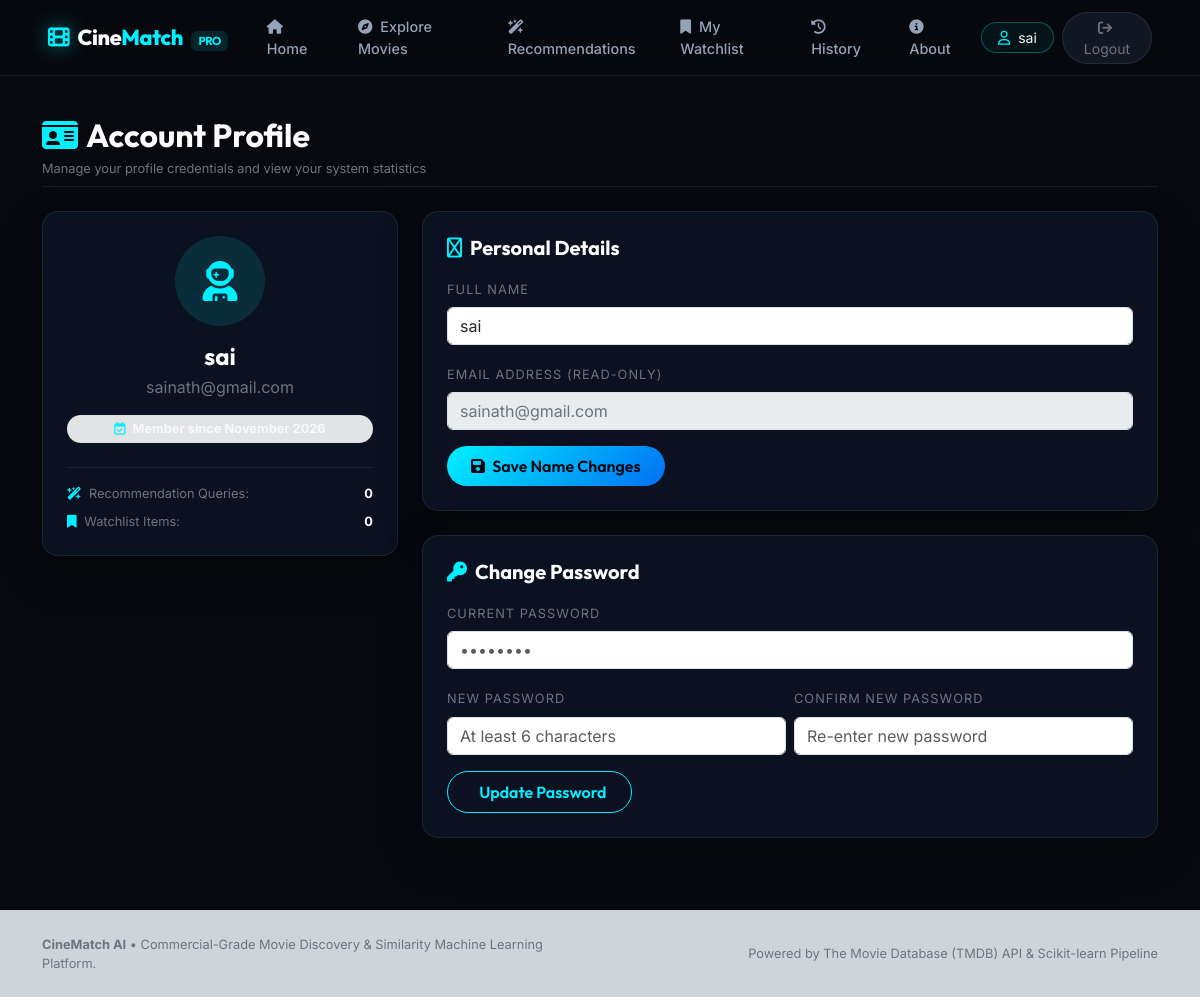
Screenshot of /profile (signed in) with the database file from the repository.
### database/models.py (models this page shows, shortened)
class User(Base):
    __tablename__ = 'users'
    id = Column(Integer, primary_key=True)
    full_name = Column(String(120), nullable=False)
    email = Column(String(150), unique=True, nullable=False, index=True)
    password_hash = Column(String(255), nullable=False)
    created_at = Column(DateTime, default=utc_now)
    watchlist_items = relationship('Watchlist', back_populates='user', cascade='all, delete-orphan')
    recommendation_histories = relationship('RecommendationHistory', back_populates='user', cascade='all, delete-orphan')

### routes/main.py (the view, shortened to what this page needs)
@main_bp.route('/profile', methods=['GET', 'POST'])
@login_required
def profile():
    user = get_current_user()
    rec_count = db_session.query(RecommendationHistory).filter_by(user_id=user.id).count()
    watchlist_count = db_session.query(Watchlist).filter_by(user_id=user.id).count()
    return render_template(
        'profile.html',
        user=user,
        rec_count=rec_count,
        watchlist_count=watchlist_count
    )

### routes/auth_helper.py (called while the page is built)
def get_current_user():
    user_id = session.get('user_id')
    if not user_id:
        return None
    return db_session.get(User, user_id)

### templates/profile.html (shortened to what this page needs)
{% extends "base.html" %}
{% block extra_css %}
<link rel="stylesheet" href="{{ url_for('static', filename='css/dashboard.css') }}">
{% endblock %}
{% block content %}
<div class="container py-4">
    <div class="d-flex align-items-center justify-content-between mb-4 pb-2 border-bottom-subtle">
        <div>
            <h2 class="font-outfit fw-bold text-white mb-1 d-flex align-items-center gap-2">
                <i class="fa-solid fa-id-card text-cyan"></i>
                <span>Account Profile</span>
            </h2>
            <p class="text-secondary fs-xs mb-0">Manage your profile credentials and view your system statistics</p>
        </div>
    </div>
    <div class="row g-4">
        <div class="col-lg-4">
            <div class="card bg-card-dark border-subtle rounded-4 p-4 text-center shadow-lg mb-4">
                <div class="mb-3">
                    <div class="rounded-circle bg-cyan-subtle border-cyan-subtle d-inline-flex align-items-center justify-content-center text-cyan fs-1" style="width: 90px; height: 90px;">
                        <i class="fa-solid fa-user-astronaut"></i>
                    </div>
                </div>
                <h4 class="font-outfit fw-bold text-white mb-1">{{ user.full_name }}</h4>
                <p class="text-secondary fs-sm mb-3">{{ user.email }}</p>
                <div class="badge bg-secondary-subtle text-light fs-xs px-3 py-2 rounded-pill mb-4">
                    <i class="fa-regular fa-calendar-check me-1 text-cyan"></i> Member since {{ user.created_at.strftime('%B %Y') if user.created_at else '2026' }}
                </div>
                <div class="border-top-subtle pt-3 text-start">
                    <div class="d-flex justify-content-between align-items-center mb-2 fs-xs">
                        <span class="text-secondary"><i class="fa-solid fa-wand-magic-sparkles me-1 text-cyan"></i> Recommendation Queries:</span>
                        <span class="fw-bold text-white">{{ rec_count }}</span>
                    </div>
                    <div class="d-flex justify-content-between align-items-center fs-xs">
                        <span class="text-secondary"><i class="fa-solid fa-bookmark me-1 text-cyan"></i> Watchlist Items:</span>
                        <span class="fw-bold text-white">{{ watchlist_count }}</span>
                    </div>
                </div>
            </div>
        </div>
        <div class="col-lg-8">
            <div class="card bg-card-dark border-subtle rounded-4 p-4 shadow-lg mb-4">
                <h5 class="font-outfit fw-bold text-white mb-3 d-flex align-items-center gap-2">
                    <i class="fa-regular fa-user-pen text-cyan"></i>
                    <span>Personal Details</span>
                </h5>
                <form action="{{ url_for('main.profile') }}" method="POST">
                    <div class="mb-3">
                        <label for="full_name" class="form-label fs-xs text-uppercase letter-spacing-1 text-secondary">Full Name</label>
                        <input type="text" class="form-control glass-input" id="full_name" name="full_name" value="{{ user.full_name }}" required>
                    </div>
                    <div class="mb-3">
                        <label class="form-label fs-xs text-uppercase letter-spacing-1 text-secondary">Email Address (Read-only)</label>
                        <input type="email" class="form-control glass-input text-secondary" value="{{ user.email }}" disabled>
                    </div>
                    <button type="submit" class="btn btn-cyan rounded-pill px-4 py-2 font-outfit fw-semibold fs-sm">
                        <i class="fa-solid fa-floppy-disk me-1"></i> Save Name Changes
                    </button>
                </form>
            </div>
            <div class="card bg-card-dark border-subtle rounded-4 p-4 shadow-lg">
                <h5 class="font-outfit fw-bold text-white mb-3 d-flex align-items-center gap-2">
                    <i class="fa-solid fa-key text-cyan"></i>
                    <span>Change Password</span>
                </h5>
                <form action="{{ url_for('main.profile') }}" method="POST">
                    <div class="mb-3">
                        <label for="current_password" class="form-label fs-xs text-uppercase letter-spacing-1 text-secondary">Current Password</label>
                        <input type="password" class="form-control glass-input" id="current_password" name="current_password" placeholder="••••••••" required>
                    </div>
                    <div class="row g-2 mb-3">
                        <div class="col-md-6">
                            <label for="new_password" class="form-label fs-xs text-uppercase letter-spacing-1 text-secondary">New Password</label>
                            <input type="password" class="form-control glass-input" id="new_password" name="new_password" placeholder="At least 6 characters" required>
                        </div>
                        <div class="col-md-6">
                            <label for="confirm_new_password" class="form-label fs-xs text-uppercase letter-spacing-1 text-secondary">Confirm New Password</label>
                            <input type="password" class="form-control glass-input" id="confirm_new_password" name="confirm_new_password" placeholder="Re-enter new password" required>
                        </div>
                    </div>
                    <button type="submit" class="btn btn-outline-cyan rounded-pill px-4 py-2 font-outfit fw-semibold fs-sm">
                         Update Password
                    </button>
                </form>
            </div>
        </div>
    </div>
</div>
{% endblock %}

### templates/base.html (shortened to what this page needs)
<!DOCTYPE html>
<html lang="en">
<head>
    <link href="https://cdn.jsdelivr.net/npm/bootstrap@5.3.2/dist/css/bootstrap.min.css" rel="stylesheet">
    <link rel="stylesheet" href="https://cdnjs.cloudflare.com/ajax/libs/font-awesome/6.5.1/css/all.min.css">
    <link rel="stylesheet" href="{{ url_for('static', filename='css/style.css') }}">
    <link rel="stylesheet" href="{{ url_for('static', filename='css/dashboard.css') }}">
    {% block extra_css %}{% endblock %}
</head>
<body class="bg-cinematic text-light">
    {% if session.get('user_id') %}
    <nav class="navbar navbar-expand-xl navbar-dark bg-glass sticky-top py-2 border-bottom-subtle">
        <div class="container-fluid px-lg-5">
            <a class="navbar-brand d-flex align-items-center gap-2 me-4" href="{{ url_for('main.dashboard') }}">
                <span class="brand-icon"><i class="fa-solid fa-film text-cyan"></i></span>
                <span class="brand-title">Cine<span class="text-cyan">Match</span><span class="badge bg-cyan-subtle ms-2 text-cyan fs-2xs font-outfit">PRO</span></span>
            </a>
            <div class="collapse navbar-collapse" id="mainNavbar">
                <ul class="navbar-nav me-auto mb-2 mb-xl-0 gap-xl-1">
                    <li class="nav-item">
                        <a class="nav-link {% if request.endpoint == 'main.dashboard' %}active text-cyan{% endif %}" href="{{ url_for('main.dashboard') }}">
                            <i class="fa-solid fa-house me-1"></i> Home
                        </a>
                    </li>
                    <li class="nav-item">
                        <a class="nav-link {% if request.endpoint == 'main.explore' %}active text-cyan{% endif %}" href="{{ url_for('main.explore') }}">
                            <i class="fa-solid fa-compass me-1"></i> Explore Movies
                        </a>
                    </li>
                    <li class="nav-item">
                        <a class="nav-link {% if request.endpoint == 'recommendations.recommend' or request.endpoint == 'recommendations.results' %}active text-cyan{% endif %}" href="{{ url_for('recommendations.recommend') }}">
                            <i class="fa-solid fa-wand-magic-sparkles me-1"></i> Recommendations
                        </a>
                    </li>
                    <li class="nav-item">
                        <a class="nav-link {% if request.endpoint == 'watchlist.index' %}active text-cyan{% endif %}" href="{{ url_for('watchlist.index') }}">
                            <i class="fa-solid fa-bookmark me-1"></i> My Watchlist
                        </a>
                    </li>
                    <li class="nav-item">
                        <a class="nav-link {% if request.endpoint == 'recommendations.history' %}active text-cyan{% endif %}" href="{{ url_for('recommendations.history') }}">
                            <i class="fa-solid fa-clock-rotate-left me-1"></i> History
                        </a>
                    </li>
                    <li class="nav-item">
                        <a class="nav-link {% if request.endpoint == 'main.about' %}active text-cyan{% endif %}" href="{{ url_for('main.about') }}">
                            <i class="fa-solid fa-circle-info me-1"></i> About
                        </a>
                    </li>
                </ul>
                <div class="d-flex align-items-center gap-2 mt-3 mt-xl-0">
                    <a href="{{ url_for('main.profile') }}" class="btn btn-outline-cyan-subtle btn-sm rounded-pill px-3 d-flex align-items-center gap-2">
                        <i class="fa-regular fa-user text-cyan"></i>
                        <span>{{ session.get('user_name', 'Profile') }}</span>
                    </a>
                    <a href="{{ url_for('auth.logout') }}" class="btn btn-dark-subtle btn-sm rounded-pill px-3 text-secondary hover-danger">
                        <i class="fa-solid fa-arrow-right-from-bracket me-1"></i> Logout
                    </a>
                </div>
            </div>
        </div>
    </nav>
    {% endif %}
    <main class="page-content">
        {% block content %}{% endblock %}
    </main>
    <footer class="footer py-4 border-top-subtle bg-dark-subtle mt-5">
        <div class="container text-center">
            <div class="row align-items-center">
                <div class="col-md-6 text-md-start mb-2 mb-md-0">
                    <p class="text-secondary fs-xs mb-0">
                        <strong>CineMatch AI</strong> &bull; Commercial-Grade Movie Discovery & Similarity Machine Learning Platform.
                    </p>
                </div>
                <div class="col-md-6 text-md-end">
                    <p class="text-secondary fs-xs mb-0">
                        Powered by The Movie Database (TMDB) API & Scikit-learn Pipeline
                    </p>
                </div>
            </div>
        </div>
    </footer>
</body>
</html>

### static/css/style.css (style rules this page uses)
:root { --bg-main: #07090e; --bg-card: rgba(13, 19, 33, 0.75); --bg-card-hover: rgba(18, 27, 47, 0.9); --cyan-primary: #00f0ff; --cyan-secondary: #0070f3; --cyan-subtle: rgba(0, 240, 255, 0.12); --cyan-glow: 0 0 25px rgba(0, 240, 255, 0.25); --border-subtle: rgba(148, 163, 184, 0.12); --border-cyan: rgba(0, 240, 255, 0.35); --text-primary: #f8fafc; --text-secondary: #94a3b8; --text-muted: #64748b; }
body.bg-cinematic { background-color: var(--bg-main); color: var(--text-primary); font-family: 'Inter', -apple-system, BlinkMacSystemFont, sans-serif; min-height: 100vh; display: flex; flex-direction: column; }
.page-content { flex: 1 0 auto; }
.font-outfit { font-family: 'Outfit', sans-serif; }
.text-cyan { color: var(--cyan-primary) !important; }
.bg-cyan-subtle { background-color: var(--cyan-subtle) !important; }
.border-cyan-subtle { border-color: var(--border-cyan) !important; }
.border-bottom-subtle { border-bottom: 1px solid var(--border-subtle); }
.border-top-subtle { border-top: 1px solid var(--border-subtle); }
.fs-xs { font-size: 0.8rem; }
.fs-2xs { font-size: 0.72rem; }
.letter-spacing-1 { letter-spacing: 0.08em; }
.bg-glass { background: rgba(7, 9, 14, 0.85) !important; backdrop-filter: blur(16px); -webkit-backdrop-filter: blur(16px); }
.brand-icon { font-size: 1.35rem; filter: drop-shadow(0 0 10px rgba(0, 240, 255, 0.6)); }
.brand-title { font-family: 'Outfit', sans-serif; font-weight: 800; font-size: 1.35rem; letter-spacing: -0.02em; color: #ffffff; }
.nav-link { color: var(--text-secondary) !important; font-weight: 500; font-size: 0.9rem; padding: 0.5rem 0.9rem !important; border-radius: 8px; transition: all 0.2s ease; }
.btn-outline-cyan-subtle { border: 1px solid rgba(0, 240, 255, 0.3); color: #f1f5f9; background: rgba(0, 240, 255, 0.05); transition: all 0.25s ease; }
.btn-dark-subtle { background: rgba(30, 41, 59, 0.5); border: 1px solid rgba(148, 163, 184, 0.15); }
.btn-cyan { background: linear-gradient(135deg, #00f0ff, #0070f3); color: #030712; font-weight: 700; border: none; transition: all 0.3s ease; }
.btn-outline-cyan { border: 1px solid var(--cyan-primary); color: var(--cyan-primary); background: transparent; transition: all 0.25s ease; }
.bg-card-dark { background-color: #0b1120 !important; border: 1px solid var(--border-subtle); }

### static/css/dashboard.css (style rules this page uses)
:root { --bg-dark-black: #06080e; --bg-panel: rgba(11, 16, 28, 0.75); --bg-card: rgba(14, 20, 36, 0.8); --border-subtle: rgba(148, 163, 184, 0.12); --border-cyan: rgba(0, 240, 255, 0.3); --cyan-primary: #00f0ff; --cyan-secondary: #0070f3; --text-primary: #f8fafc; --text-secondary: #94a3b8; --poster-ratio: 1.5; }

### rows the page displays
User: get "sai", full_name "sai", email "sainath@gmail.com", created_at "November 2026"

### other values shown
{{ rec_count }} "0"
{{ watchlist_count }} "0"
